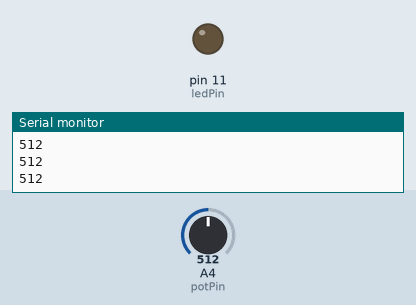
Simulated run of this sketch. Board: Arduino Uno, built with avr-gcc and run on an emulated ATmega328P. On the bench: output pins drawn as LEDs (lit = HIGH), the last lines printed to the serial monitor. The inputs (shaded band) are chosen by the test bench; at power-on: A4 (potPin) = 512.

Above: at 1.3 s.
1.4 s: A4 (potPin) set to 985
3.2 s: A4 (potPin) set to 1015
At 4.8 s:
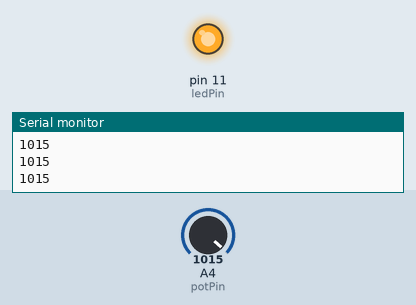
5.5 s: A4 (potPin) set to 990
At 6.3 s:
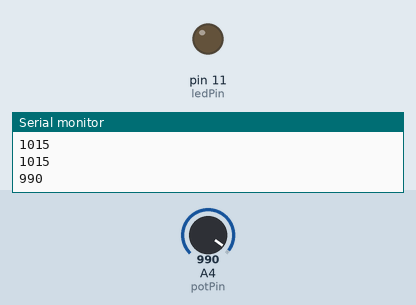
7.5 s: A4 (potPin) set to 1010
At 9.1 s:
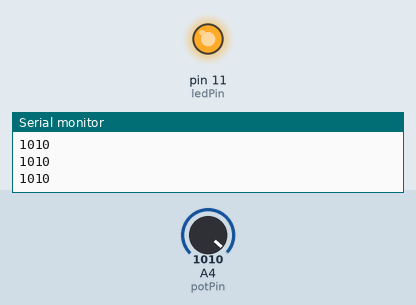
Timing chart, 0 to 10.5 s (numbered marks = the images above; inputs shaded):
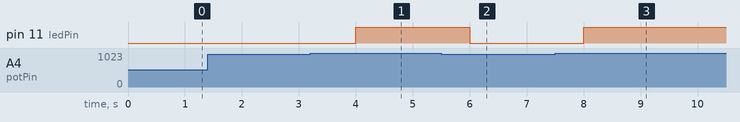

The sketch:

while.ino
```cpp
int potPin = A4;
int ledPin = 11;
int potVal;
int dt = 500;


void setup() {
  Serial.begin(9600);
  pinMode(potPin,INPUT);
  pinMode(ledPin,OUTPUT);

}

void loop() {
  potVal = analogRead(potPin);
  Serial.println(potVal);
  delay(dt);

  while(potVal>1000){
    digitalWrite(ledPin,HIGH);
    Serial.println(potVal);
    potVal = analogRead(potPin);
    delay(dt);
  }
  digitalWrite(ledPin,LOW);
}
```

Measured:
- the behaviour switches between 1000 and 1001 on A4 (potPin) (found by bisection; images 0 and 1)
- after the input at 3.2 s, pin 11 (ledPin): LOW → HIGH after 0.80 s
- after the input at 5.5 s, pin 11 (ledPin): HIGH → LOW after 0.50 s
- after the input at 7.5 s, pin 11 (ledPin): LOW → HIGH after 0.51 s
